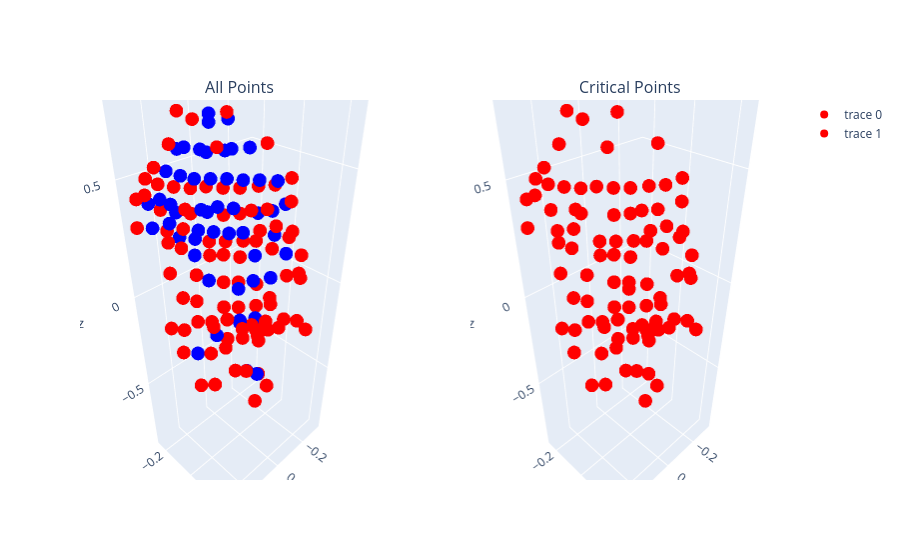

Write notebook code for a chart like this one.
### Markdown cell above
Now lets visualize the critical points calculated by our model for the predestrian clouds from before. Recall that these are the points that contributed to the global feature. Why do you think these were the critical points the model ended up using? (Feel free to use different point clouds for your analysis)

### Code cell
plot_crit_points_from_file(model, 'data/sweeps/PEDESTRIAN/11.txt', 200)
